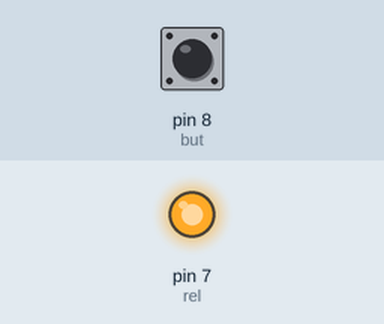
This sketch was run on a simulated Arduino Uno, built with avr-gcc and run on an emulated ATmega328P. On the bench: output pins drawn as LEDs (lit = HIGH). The inputs (shaded band) are chosen by the test bench; at power-on: pin 8 (but) HIGH. What the sketch prints to the serial monitor is not drawn.

Above: at 1.2 s.
1.3 s: pin 8 (but) pulled LOW for 0.15 s
At 1.37 s:
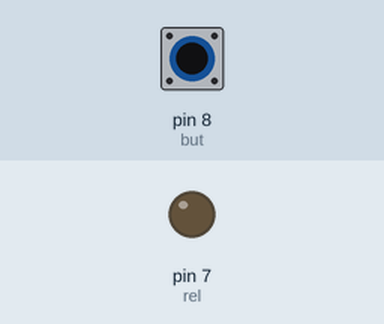
2.9 s: pin 8 (but) pulled LOW for 3.2 s
At 7.3 s:
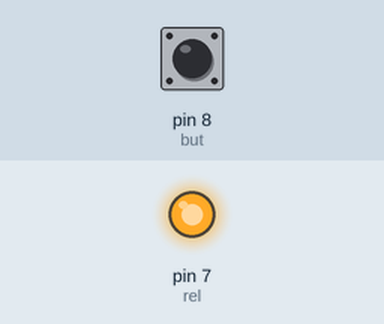
Timing chart, 0 to 8.8 s (numbered marks = the images above; inputs shaded):
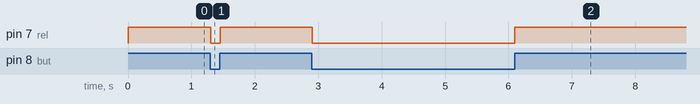

The sketch:

relay.ino
```cpp
const int but = 8;
const int rel = 7;

void setup() {
  pinMode (but, INPUT_PULLUP);
  pinMode (rel,  OUTPUT);
  Serial.begin (9600);
}

void loop() {
  int val = digitalRead (but);

  if (val == LOW) {
    digitalWrite (rel, LOW);
  }

  else {
    digitalWrite (rel, HIGH);
  }

  Serial.println (val);
}
```

Measured:
- after the input at 1.3 s, pin 7 (rel): HIGH → LOW at once, → HIGH 0.15 s later
- after the input at 2.9 s, pin 7 (rel): HIGH → LOW at once, → HIGH 3.2 s later
